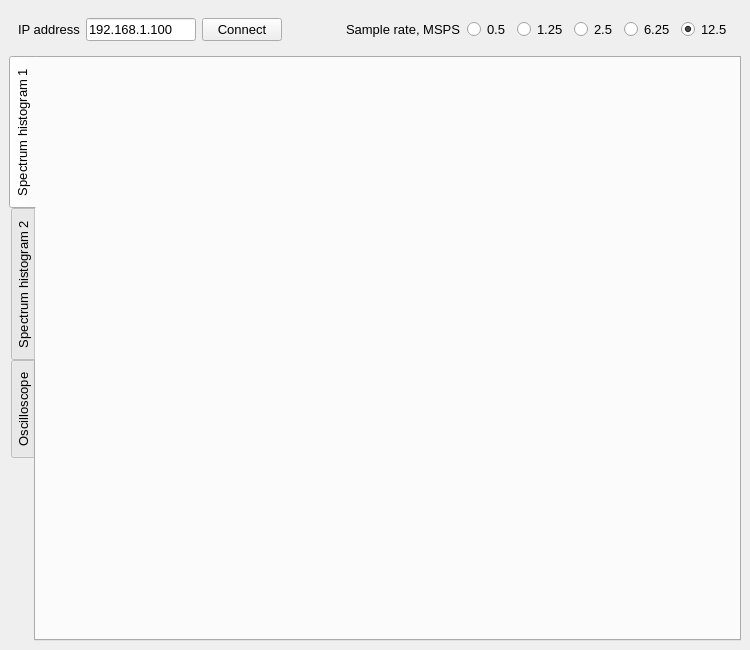
<?xml version="1.0" encoding="UTF-8"?>
<ui version="4.0">
 <class>MCPHA</class>
 <widget class="QMainWindow" name="MCPHA">
  <property name="geometry">
   <rect>
    <x>0</x>
    <y>0</y>
    <width>750</width>
    <height>650</height>
   </rect>
  </property>
  <property name="minimumSize">
   <size>
    <width>700</width>
    <height>650</height>
   </size>
  </property>
  <property name="windowTitle">
   <string>Multichannel Pulse Height Analyzer</string>
  </property>
  <widget class="QWidget" name="centralWidget">
   <layout class="QVBoxLayout" name="verticalLayout">
    <item>
     <widget class="QWidget" name="cfg" native="true">
      <property name="font">
       <font>
        <pointsize>10</pointsize>
       </font>
      </property>
      <layout class="QGridLayout" name="cfgLayout">
       <item row="0" column="7">
        <widget class="QRadioButton" name="rate_2">
         <property name="text">
          <string>2.5</string>
         </property>
        </widget>
       </item>
       <item row="0" column="5">
        <widget class="QRadioButton" name="rate_0">
         <property name="text">
          <string>0.5</string>
         </property>
        </widget>
       </item>
       <item row="0" column="1">
        <widget class="QLineEdit" name="addrValue">
         <property name="sizePolicy">
          <sizepolicy hsizetype="Expanding" vsizetype="Fixed">
           <horstretch>0</horstretch>
           <verstretch>0</verstretch>
          </sizepolicy>
         </property>
         <property name="minimumSize">
          <size>
           <width>110</width>
           <height>0</height>
          </size>
         </property>
         <property name="maximumSize">
          <size>
           <width>110</width>
           <height>16777215</height>
          </size>
         </property>
         <property name="text">
          <string>192.168.1.100</string>
         </property>
        </widget>
       </item>
       <item row="0" column="2">
        <widget class="QPushButton" name="connectButton">
         <property name="text">
          <string>Connect</string>
         </property>
        </widget>
       </item>
       <item row="0" column="4">
        <widget class="QLabel" name="rateLabel">
         <property name="text">
          <string>Sample rate, MSPS</string>
         </property>
        </widget>
       </item>
       <item row="0" column="3">
        <spacer name="horizontalSpacer">
         <property name="orientation">
          <enum>Qt::Horizontal</enum>
         </property>
         <property name="sizeHint" stdset="0">
          <size>
           <width>40</width>
           <height>20</height>
          </size>
         </property>
        </spacer>
       </item>
       <item row="0" column="6">
        <widget class="QRadioButton" name="rate_1">
         <property name="text">
          <string>1.25</string>
         </property>
        </widget>
       </item>
       <item row="0" column="8">
        <widget class="QRadioButton" name="rate_3">
         <property name="text">
          <string>6.25</string>
         </property>
        </widget>
       </item>
       <item row="0" column="9">
        <widget class="QRadioButton" name="rate_4">
         <property name="text">
          <string>12.5</string>
         </property>
         <property name="checked">
          <bool>true</bool>
         </property>
        </widget>
       </item>
       <item row="0" column="0">
        <widget class="QLabel" name="addrLabel">
         <property name="text">
          <string>IP address</string>
         </property>
        </widget>
       </item>
      </layout>
     </widget>
    </item>
    <item>
     <widget class="QTabWidget" name="tabWidget">
      <property name="minimumSize">
       <size>
        <width>0</width>
        <height>0</height>
       </size>
      </property>
      <property name="font">
       <font>
        <pointsize>10</pointsize>
       </font>
      </property>
      <property name="tabPosition">
       <enum>QTabWidget::West</enum>
      </property>
      <property name="currentIndex">
       <number>0</number>
      </property>
      <widget class="QWidget" name="hist1">
       <attribute name="title">
        <string>Spectrum histogram 1</string>
       </attribute>
       <layout class="QGridLayout" name="hist1Layout"/>
      </widget>
      <widget class="QWidget" name="hist2">
       <attribute name="title">
        <string>Spectrum histogram 2</string>
       </attribute>
       <layout class="QGridLayout" name="hist2Layout"/>
      </widget>
      <widget class="QWidget" name="scope">
       <attribute name="title">
        <string>Oscilloscope</string>
       </attribute>
       <layout class="QGridLayout" name="scopeLayout"/>
      </widget>
     </widget>
    </item>
   </layout>
  </widget>
 </widget>
 <resources/>
 <connections/>
</ui>
